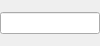
<?xml version="1.0" encoding="UTF-8"?>
<ui version="4.0">
 <class>LabelEdit</class>
 <widget class="QWidget" name="LabelEdit">
  <property name="geometry">
   <rect>
    <x>0</x>
    <y>0</y>
    <width>100</width>
    <height>46</height>
   </rect>
  </property>
  <property name="windowTitle">
   <string>Form</string>
  </property>
  <layout class="QVBoxLayout" name="verticalLayout">
   <property name="spacing">
    <number>0</number>
   </property>
   <property name="leftMargin">
    <number>0</number>
   </property>
   <property name="topMargin">
    <number>0</number>
   </property>
   <property name="rightMargin">
    <number>0</number>
   </property>
   <property name="bottomMargin">
    <number>0</number>
   </property>
   <item>
    <widget class="QStackedWidget" name="stackedWidget">
     <property name="currentIndex">
      <number>1</number>
     </property>
     <widget class="QWidget" name="page">
      <layout class="QVBoxLayout" name="verticalLayout_2">
       <property name="spacing">
        <number>0</number>
       </property>
       <property name="leftMargin">
        <number>0</number>
       </property>
       <property name="topMargin">
        <number>0</number>
       </property>
       <property name="rightMargin">
        <number>0</number>
       </property>
       <property name="bottomMargin">
        <number>0</number>
       </property>
       <item>
        <widget class="QLabel" name="label">
         <property name="text">
          <string>TextLabel</string>
         </property>
         <property name="alignment">
          <set>Qt::AlignCenter</set>
         </property>
        </widget>
       </item>
      </layout>
     </widget>
     <widget class="QWidget" name="page_2">
      <layout class="QVBoxLayout" name="verticalLayout_3">
       <property name="spacing">
        <number>0</number>
       </property>
       <property name="leftMargin">
        <number>0</number>
       </property>
       <property name="topMargin">
        <number>0</number>
       </property>
       <property name="rightMargin">
        <number>0</number>
       </property>
       <property name="bottomMargin">
        <number>0</number>
       </property>
       <item>
        <widget class="QLineEdit" name="lineEdit"/>
       </item>
      </layout>
     </widget>
    </widget>
   </item>
  </layout>
 </widget>
 <resources/>
 <connections/>
</ui>
